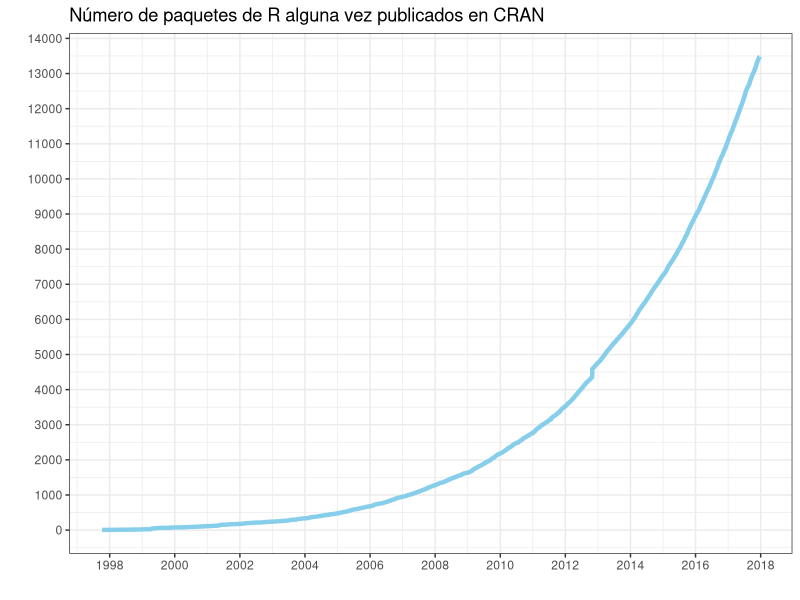
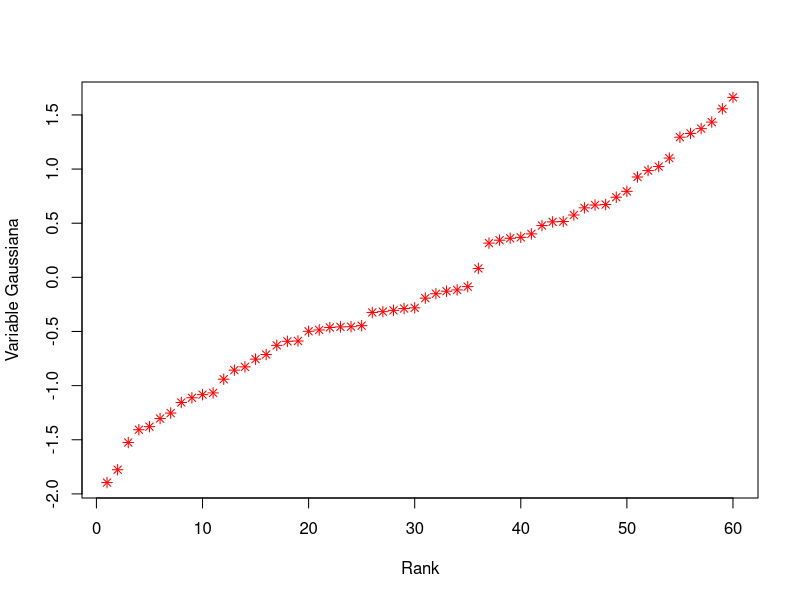

Write R code to recreate these figures, in order.
## ---- chunk 1
knitr::opts_chunk$set(echo = TRUE, message = FALSE)
library(tidyverse)
## ---- chunk 2
require(ggplot2)
pkgs <- read.csv("data/paquetes.csv")
ggplot(pkgs, aes(as.Date(first_release), index)) +
  geom_line(size = 1.5, col = "skyblue") +
  scale_x_date(date_breaks = '2 year', date_labels = '%Y') +
  scale_y_continuous(breaks = seq(0, 14000, 1000)) +
  xlab('') + ylab('') + theme_bw() +
  ggtitle('Número de paquetes de R alguna vez publicados en CRAN')
## ---- chunk 3
x <- 5
## ---- chunk 4
x * 4
## ---- chunk 5
library(readxl) # Probar con otros paquetes, si este no funciona
## ---- chunk 6
plot(sort(rnorm(60)), pch=8, col="red", xlab="Rank",
ylab="Variable Gaussiana")
